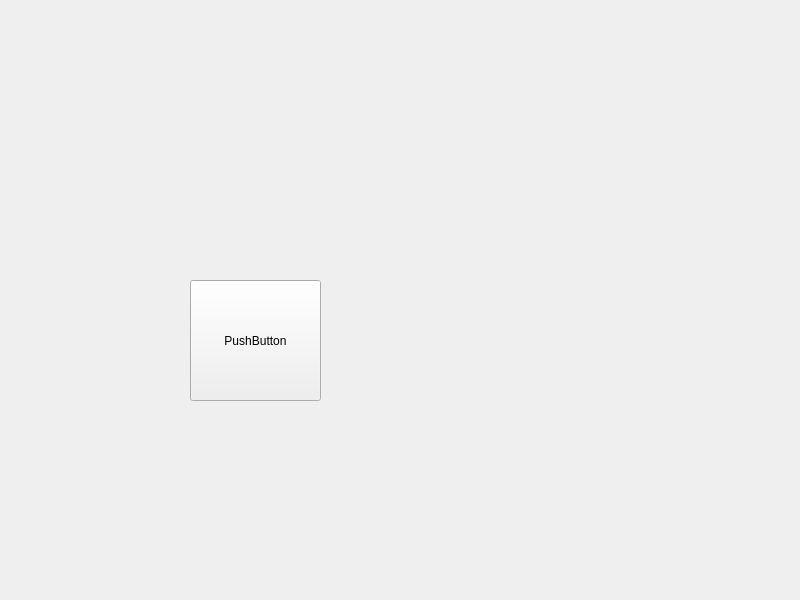
<?xml version="1.0" encoding="UTF-8"?>
<ui version="4.0">
 <class>KeyEvent</class>
 <widget class="QWidget" name="KeyEvent">
  <property name="geometry">
   <rect>
    <x>0</x>
    <y>0</y>
    <width>800</width>
    <height>600</height>
   </rect>
  </property>
  <property name="windowTitle">
   <string>KeyEvent</string>
  </property>
  <widget class="QPushButton" name="pushButton">
   <property name="geometry">
    <rect>
     <x>190</x>
     <y>280</y>
     <width>131</width>
     <height>121</height>
    </rect>
   </property>
   <property name="text">
    <string>PushButton</string>
   </property>
  </widget>
 </widget>
 <resources/>
 <connections/>
</ui>
